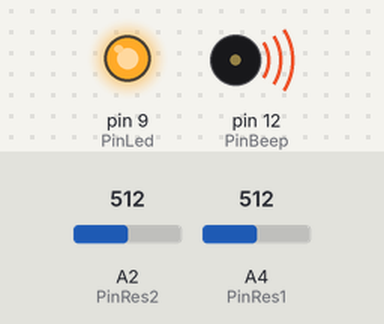
Bench run of a sketch on a simulated Arduino Uno, built with avr-gcc and run on an emulated ATmega328P. Parts: output pins drawn as LEDs (lit = HIGH), buzzer (waves = sounding). The test bench sets the inputs (shaded band); at power-on: A4 (PinRes1) = 512, A2 (PinRes2) = 512.

Above: at 1.2 s.
1.3 s: A4 (PinRes1) set to 529
At 1.7 s:
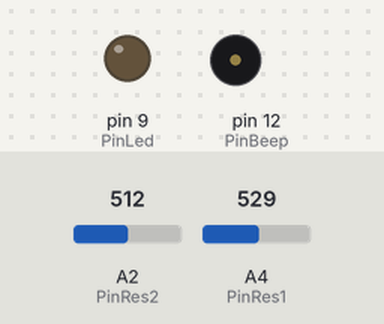
2.8 s: A4 (PinRes1) set to 511
At 4.0 s:
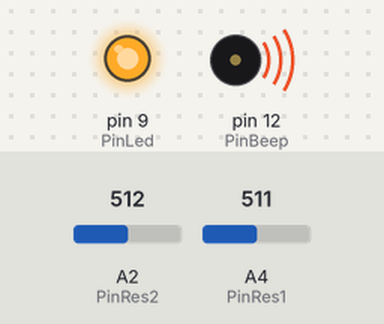
4.3 s: A4 (PinRes1) set to 716
At 5.2 s:
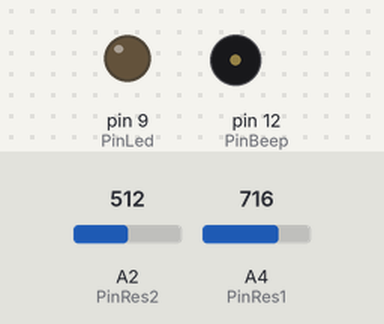
Timing chart, 0 to 7.3 s (numbered marks = the images above; inputs shaded):
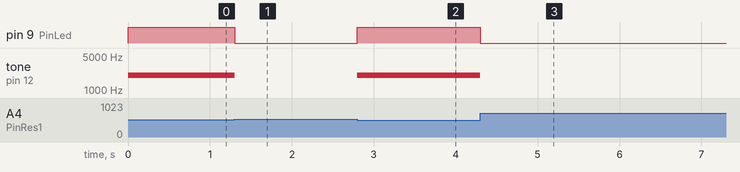

The sketch:

Lesson_16.ino
```cpp
const int PinRes1 = A4;             //  Объявляем константу с № входа  к которому подключён фоторезистор1
const int PinRes2 = A2;             //  Объявляем константу с № входа  к которому подключён фоторезистор2
const int PinLed  = 9;              //  Объявляем константу с № вывода к которому подключён светодиод
const int PinBeep = 12;             //  Объявляем константу с № вывода к которому подключён зуммер

void setup(){                       //  Код внутри функции setup выполняется однократно при старте
    pinMode(PinLed, OUTPUT);        //  Конфигурируем вывод, с ШИМ, PinLed как выход
}                                   //  Аналоговые входы и выход управляемый tone, можно не конфигурировать!

void loop(){                        //  Код внутри функции loop выполняется постоянно
    if (analogRead(PinRes2) >=      //  Если напряжение на входе PinRes2 (фоторезистор2) больше или равно
        analogRead(PinRes1)){       //  напряжению на входе PinRes1 (фоторезистор1), то ...
        digitalWrite(PinLed, HIGH); //  Включаем светодиод
        tone(PinBeep, 2000);        //  Включаем звуковой сигнал с частотой 2кГц
    }else{                          //  Иначе (если напряжение PinRes2 меньше чем PinRes1)
        digitalWrite(PinLed, LOW);  //  Выключаем светодиод
        noTone(PinBeep);            //  Выключаем звуковой сигнал
    }
}
```

Measured:
- the behaviour switches between 512 and 513 on A4 (PinRes1) (found by bisection; images 0 and 1)
- after the input at 1.3 s, pin 9 (PinLed): HIGH → LOW at once; tone on pin 12 (PinBeep): 2000 Hz → silent at once
- after the input at 2.8 s, pin 9 (PinLed): LOW → HIGH at once; tone on pin 12 (PinBeep): silent → 2000 Hz at once
- after the input at 4.3 s, pin 9 (PinLed): HIGH → LOW at once; tone on pin 12 (PinBeep): 2000 Hz → silent at once
